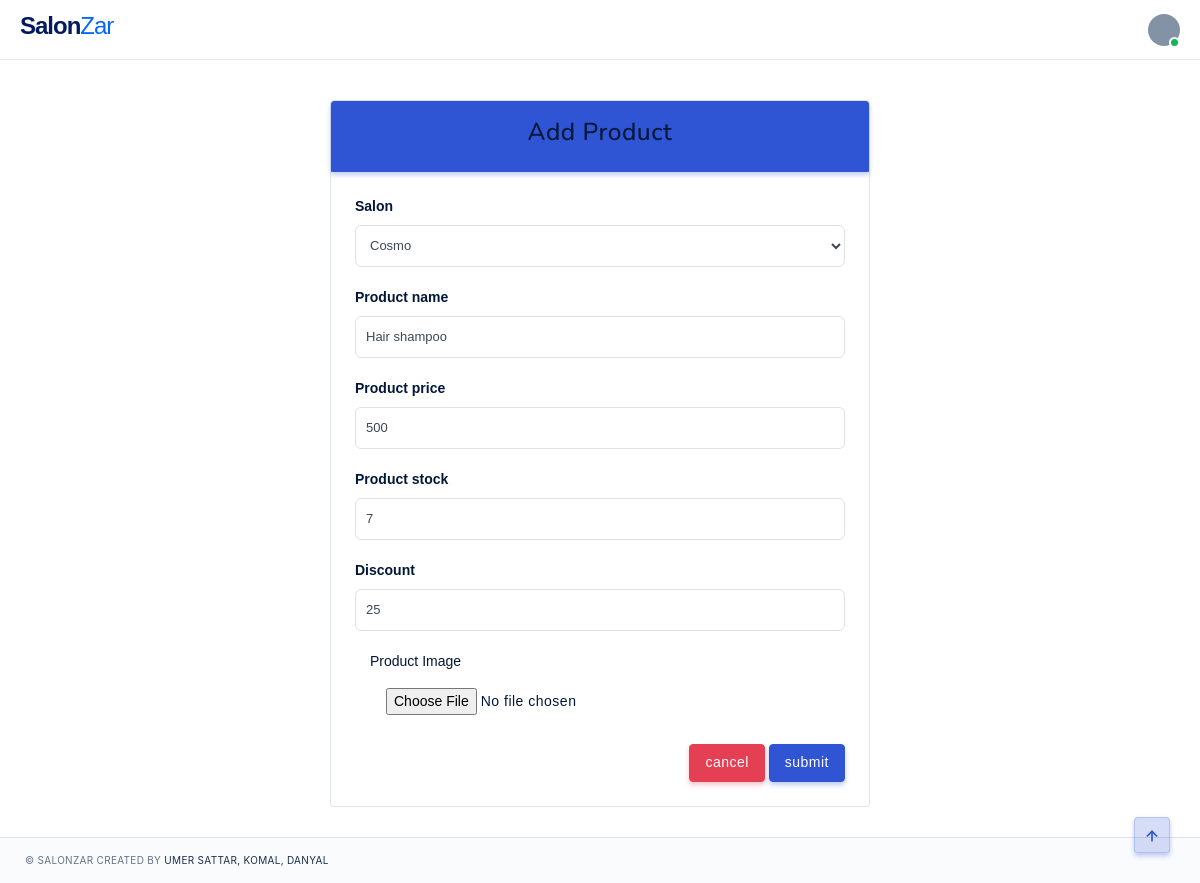
The page /edit_product/1 (signed in) on the database its author committed.
### salons/models.py (models this page shows, shortened)
class Product(models.Model):
    salon = models.ForeignKey(Salon,null=True,blank=True,on_delete=models.CASCADE)
    product_name = models.CharField(max_length=200,null=True,blank=True)
    product_price = models.IntegerField(null=True,blank=True)
    product_stock = models.IntegerField(null=True,blank=True)
    discount = models.IntegerField(null=True,blank=True)
    product_image= models.ImageField(upload_to='Products/',null=True,blank=True)

### salons/decorators.py (the view)
		def wrapper_func(request,*args,**kwargs):
			group = None
			if request.user.groups.exists():
				group = request.user.groups.all()[0].name
			if group in allowed_roles:
				return view_func(request,*args,**kwargs)
			else:
				return HttpResponse('You are not allowed to view this page')

### salons/forms.py
class product_form(ModelForm):
	class Meta:
		model = Product
		fields = ['salon','product_name','product_price','product_stock','discount']

### salons/models.py (called while the page is built)
    def __str__(self):
        return self.shop_name

### salons/templatetags/user_tags.py (called while the page is built)
@register.filter(name='has_group')
def has_group(user, group_name):
    return user.groups.filter(name=group_name).exists()

### salons/views.py (called while the page is built, shortened)
@login_required(login_url=login_page)
@allowed_users(allowed_roles=['salon manager'])
def edit_product(request,id):
    product = Product.objects.get(id=id)
    form = product_form(instance=product)
    context = {'form':form}
    return render(request, 'pages/new_product.html', context)

### salons/templates/pages/new_product.html
{% extends 'pages/base.html' %}{% load crispy_forms_tags %}{% block content %}
<div class="container col-lg-6 mg-t-10">
  <div class="card">
    <div class="card-header btn btn-primary">
      <h3>Add Product</h3>
    </div>
    <div class="card-body">
      <form action="" method="POST" enctype="multipart/form-data">
        {% csrf_token %} {{form | crispy}}
        <div class="form-group col-md-4">
          <label style="font-weight: normal !important">Product Image</label>
          <input type="file" name="product_image" class="btn" />
        </div>
        <div class="float-right">
          <a class="btn btn-danger" href="{% url 'salon_user'%}">cancel</a>
          <button class="btn btn-primary" type="submit">submit</button>
        </div>
      </form>
    </div>
  </div>
</div>
{% endblock %}

### static/css/colors/default.css (style rules this page uses)
.bg-primary, .btn-primary, .btn-outline-primary:hover, .btn-outline-primary:focus, .btn-outline-primary:active, .btn-outline-primary.active, .btn-outline-primary.focus, .btn-outline-primary:not(:disabled):not(.disabled):active, .btn-soft-primary:hover, .btn-soft-primary:focus, .btn-soft-primary:active, .btn-soft-primary.active, .btn-soft-primary.focus, .badge-primary, .pagination .page-item.active .page-link, .nav-pills .nav-link.active, .custom-control-input:checked ~ .custom-control-label:before, #preloader #status .spinner .double-bounce1, #preloader #status .spinner .double-bounce2, .social-icon li a:hover, #topnav .navbar-toggle.open span:hover, .gradient, .flex-control-paging li a.flex-active, .owl-theme .owl-dots .owl-dot span, .owl-theme .owl-dots .owl-dot.active span, .owl-theme .owl-dots.clickable .owl-dot:hover span, .watch-video a .play-icon-circle, .sidebar .widget .tagcloud > a:hover, .flatpickr-day.selected, .flatpickr-day.selected:hover, .bg-animation-left.crypto-home:after, .bg-animation-left.task-management-home:after, .classic-app-image .bg-app-shape:after, .classic-saas-image .bg-saas-shape:after, .work-container.work-modern .icons .work-icon:hover, .features.fea-primary:hover, .accounts:hover, .accounts.active, .timeline-page .timeline-item .date-label-left:after, .timeline-page .timeline-item .duration-right:after, .swiper-slider-hero .swiper-container .swiper-button-prev:hover, .swiper-slider-hero .swiper-container .swiper-button-next:hover { background-color: #2f55d4 !important; }
.btn-primary, .btn-outline-primary, .btn-outline-primary:hover, .btn-outline-primary:focus, .btn-outline-primary:active, .btn-outline-primary.active, .btn-outline-primary.focus, .btn-outline-primary:not(:disabled):not(.disabled):active, .badge-outline-primary, .btn-soft-primary:hover, .btn-soft-primary:focus, .btn-soft-primary:active, .btn-soft-primary.active, .btn-soft-primary.focus, .alert-primary, .alert-outline-primary, .pagination .page-item.active .page-link, .form-group .form-control:focus, .form-group .form-control.active, .custom-control-input:checked ~ .custom-control-label:before, .custom-control-input:focus ~ .custom-control-label::before, .form-control:focus, .social-icon li a:hover, #topnav .has-submenu.active.active .menu-arrow, #topnav.scroll .navigation-menu > li:hover > .menu-arrow, #topnav.scroll .navigation-menu > li.active > .menu-arrow, #topnav .navigation-menu > li:hover > .menu-arrow, #topnav .has-submenu .submenu .has-submenu:hover .submenu-arrow, #topnav.nav-sticky .navigation-menu.nav-light > li:hover > .menu-arrow, #topnav.nav-sticky .navigation-menu.nav-light > li.active > .menu-arrow, .pricing-rates.business-rate:hover, .pricing-rates.starter-plan, .event-schedule:hover, .container-filter li a.active, .container-filter li a:hover, .flatpickr-day.selected, .flatpickr-day.selected:hover, .swiper-slider-hero .swiper-container .swiper-button-prev:hover, .swiper-slider-hero .swiper-container .swiper-button-next:hover { border-color: #2f55d4 !important; }
.btn-primary, .btn-soft-primary, .btn-outline-primary:hover, .btn-outline-primary:focus, .btn-outline-primary:active, .btn-outline-primary.active, .btn-outline-primary.focus, .btn-outline-primary:not(:disabled):not(.disabled):active { box-shadow: 0 3px 5px 0 rgba(47, 85, 212, 0.3); }

### rows shown on the page
Product: salon "Cosmo", product_name "Hair shampoo", product_price "500", product_stock "7", discount "25"
